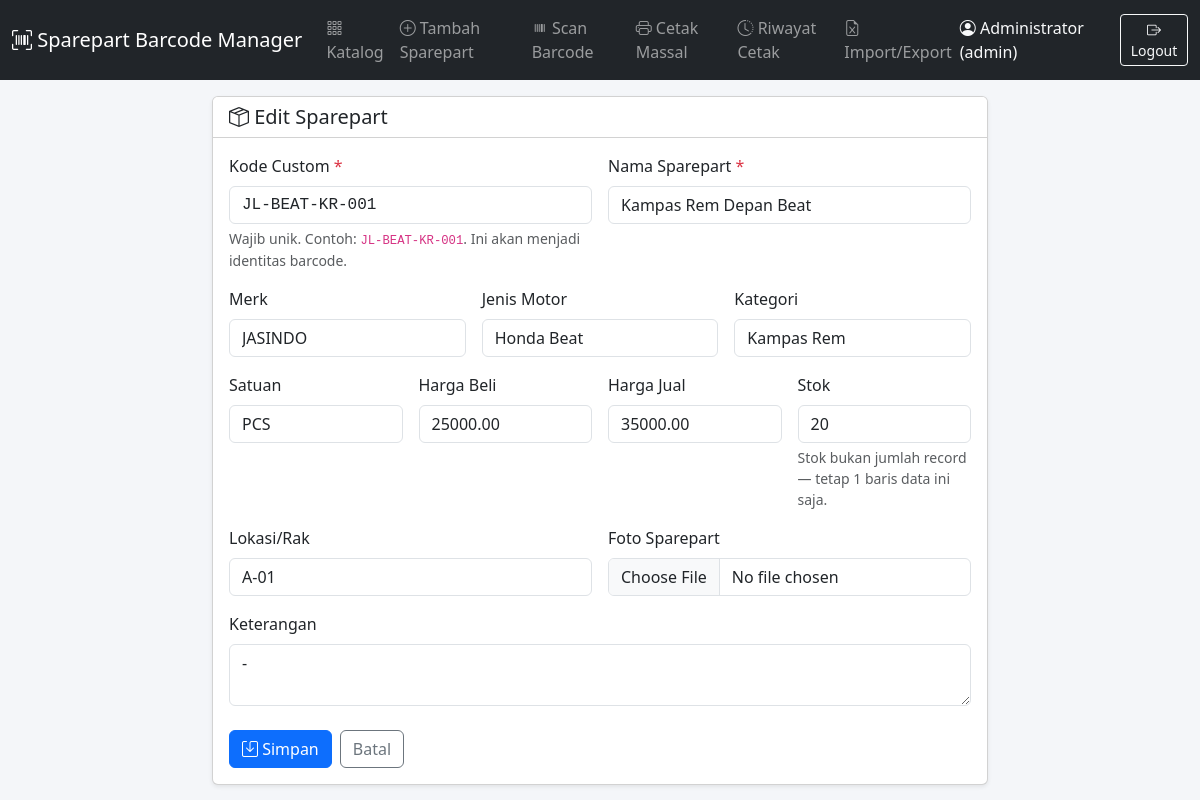
/modules/sparepart/form.php?id=1 (signed in), run on the app's committed database.
### tables this page shows
CREATE TABLE IF NOT EXISTS `spareparts` (
  `id` INT UNSIGNED NOT NULL AUTO_INCREMENT,
  `kode_custom` VARCHAR(50) NOT NULL,
  `nama_sparepart` VARCHAR(150) NOT NULL,
  `foto` VARCHAR(255) DEFAULT NULL,
  `merk` VARCHAR(80) DEFAULT NULL,
  `jenis_motor` VARCHAR(80) DEFAULT NULL,
  `kategori` VARCHAR(80) DEFAULT NULL,
  `satuan` VARCHAR(30) DEFAULT 'PCS',
  `harga_beli` DECIMAL(12,2) NOT NULL DEFAULT 0,
  `harga_jual` DECIMAL(12,2) NOT NULL DEFAULT 0,
  `stok` INT NOT NULL DEFAULT 0,
  `lokasi_rak` VARCHAR(50) DEFAULT NULL,
  `keterangan` TEXT DEFAULT NULL,
  `is_active` TINYINT(1) NOT NULL DEFAULT 1,
  `created_at` DATETIME NOT NULL DEFAULT CURRENT_TIMESTAMP,
  `updated_at` DATETIME NOT NULL DEFAULT CURRENT_TIMESTAMP ON UPDATE CURRENT_TIMESTAMP,
  PRIMARY KEY (`id`),
  UNIQUE KEY `uq_kode_custom` (`kode_custom`),
  KEY `idx_nama` (`nama_sparepart`),
  KEY `idx_merk` (`merk`),
  KEY `idx_jenis_motor` (`jenis_motor`),
  KEY `idx_kategori` (`kategori`),
  FULLTEXT KEY `ft_nama` (`nama_sparepart`)
);

### includes/functions.php (called while the page is built, shortened)
<?php
function e(?string $str): string
{
    return htmlspecialchars($str ?? '', ENT_QUOTES, 'UTF-8');
}
function base_url(string $path = ''): string
{
    $scheme = (!empty($_SERVER['HTTPS']) && $_SERVER['HTTPS'] !== 'off') ? 'https' : 'http';
    $host   = $_SERVER['HTTP_HOST'] ?? 'localhost';
    $root   = rtrim(dirname($_SERVER['SCRIPT_NAME'] ?? '/'), '/\\');
    $root = preg_replace('#/modules/[a-zA-Z_]+$#', '', $root);
    return $scheme . '://' . $host . $root . '/' . ltrim($path, '/');
}

### includes/sparepart_repo.php (called while the page is built, shortened)
<?php
function sparepart_find_by_id(PDO $pdo, int $id): ?array
{
    $stmt = $pdo->prepare('SELECT * FROM spareparts WHERE id = ? LIMIT 1');
    $stmt->execute([$id]);
    $row = $stmt->fetch();
    return $row ?: null;
}

### modules/sparepart/form.php (the view, shortened to what this page needs)
<?php
require_once __DIR__ . '/../../includes/header.php';
require_once __DIR__ . '/../../includes/sparepart_repo.php';
$pdo = get_pdo();
$id  = isset($_GET['id']) ? (int)$_GET['id'] : null;
$sp  = null;
if ($id) {
    $sp = sparepart_find_by_id($pdo, $id);
}
$prefillKode = trim($_GET['prefill_kode'] ?? '');
$pageTitle = $id ? 'Edit Sparepart' : 'Tambah Sparepart';
?>
<div class="row justify-content-center">
  <div class="col-lg-8">
    <div class="card shadow-sm">
      <div class="card-header bg-white">
        <h5 class="mb-0"><i class="bi bi-box-seam"></i> <?= e($pageTitle) ?></h5>
      </div>
      <div class="card-body">
        <form method="post" action="<?= base_url('modules/sparepart/save.php') ?>" enctype="multipart/form-data">
          <div class="row g-3">
            <div class="col-md-6">
              <label class="form-label">Kode Custom <span class="text-danger">*</span></label>
              <input type="text" name="kode_custom" class="form-control font-monospace"
                     value="<?= e($sp['kode_custom'] ?? $prefillKode) ?>" required
                     pattern="[A-Za-z0-9_\-]{2,50}"
                     title="Huruf, angka, strip (-), underscore (_). Tanpa spasi. 2-50 karakter."
                     <?= $id ? '' : '' ?>>
              <div class="form-text">Wajib unik. Contoh: <code>JL-BEAT-KR-001</code>. Ini akan menjadi identitas barcode.</div>
            </div>
            <div class="col-md-6">
              <label class="form-label">Nama Sparepart <span class="text-danger">*</span></label>
              <input type="text" name="nama_sparepart" class="form-control" value="<?= e($sp['nama_sparepart'] ?? '') ?>" required>
            </div>
            <div class="col-md-4">
              <label class="form-label">Merk</label>
              <input type="text" name="merk" class="form-control" value="<?= e($sp['merk'] ?? '') ?>">
            </div>
            <div class="col-md-4">
              <label class="form-label">Jenis Motor</label>
              <input type="text" name="jenis_motor" class="form-control" value="<?= e($sp['jenis_motor'] ?? '') ?>">
            </div>
            <div class="col-md-4">
              <label class="form-label">Kategori</label>
              <input type="text" name="kategori" class="form-control" value="<?= e($sp['kategori'] ?? '') ?>">
            </div>
            <div class="col-md-3">
              <label class="form-label">Satuan</label>
              <input type="text" name="satuan" class="form-control" value="<?= e($sp['satuan'] ?? 'PCS') ?>">
            </div>
            <div class="col-md-3">
              <label class="form-label">Harga Beli</label>
              <input type="number" step="0.01" min="0" name="harga_beli" class="form-control" value="<?= e((string)($sp['harga_beli'] ?? '0')) ?>">
            </div>
            <div class="col-md-3">
              <label class="form-label">Harga Jual</label>
              <input type="number" step="0.01" min="0" name="harga_jual" class="form-control" value="<?= e((string)($sp['harga_jual'] ?? '0')) ?>">
            </div>
            <div class="col-md-3">
              <label class="form-label">Stok</label>
              <input type="number" min="0" name="stok" class="form-control" value="<?= e((string)($sp['stok'] ?? '0')) ?>">
              <div class="form-text">Stok bukan jumlah record — tetap 1 baris data ini saja.</div>
            </div>
            <div class="col-md-6">
              <label class="form-label">Lokasi/Rak</label>
              <input type="text" name="lokasi_rak" class="form-control" value="<?= e($sp['lokasi_rak'] ?? '') ?>">
            </div>
            <div class="col-md-6">
              <label class="form-label">Foto Sparepart</label>
              <input type="file" name="foto" class="form-control" accept=".jpg,.jpeg,.png,.webp">
            </div>
            <div class="col-12">
              <label class="form-label">Keterangan</label>
              <textarea name="keterangan" class="form-control" rows="2"><?= e($sp['keterangan'] ?? '') ?></textarea>
            </div>
          </div>
          <div class="mt-4 d-flex gap-2">
            <button type="submit" class="btn btn-primary"><i class="bi bi-save"></i> Simpan</button>
            <a href="<?= base_url('modules/sparepart/list.php') ?>" class="btn btn-outline-secondary">Batal</a>
          </div>
        </form>
      </div>
    </div>
  </div>
</div>
<?php include __DIR__ . '/../../includes/footer.php'; ?>

### assets/css/custom.css (style rules this page uses)
body { background:#f4f6f9; }

### data on the page
spareparts: kode_custom "JL-BEAT-KR-001", nama_sparepart "Kampas Rem Depan Beat", merk "JASINDO", jenis_motor "Honda Beat", kategori "Kampas Rem", satuan "PCS", harga_beli "25000.00", harga_jual "35000.00", stok "20", lokasi_rak "A-01", keterangan "-"

### other printed values
APP_NAME "Sparepart Barcode Manager"
$user['nama_lengkap'] "Administrator"
$user['role'] "admin"
$pageTitle "Edit Sparepart"
